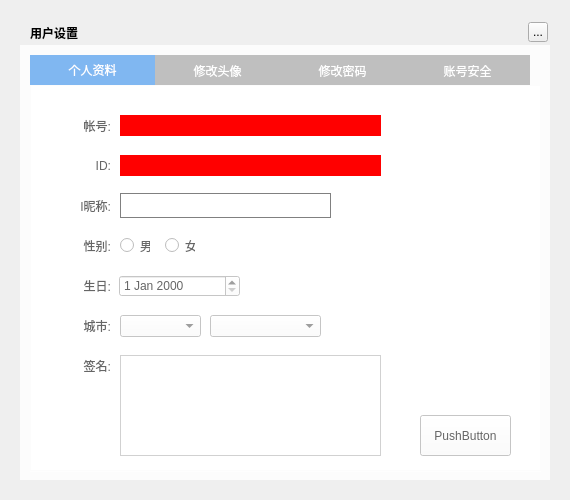
<?xml version="1.0" encoding="UTF-8"?>
<ui version="4.0">
 <class>MusicUserRecordWidget</class>
 <widget class="QWidget" name="MusicUserRecordWidget">
  <property name="geometry">
   <rect>
    <x>0</x>
    <y>0</y>
    <width>570</width>
    <height>500</height>
   </rect>
  </property>
  <property name="windowTitle">
   <string>Form</string>
  </property>
  <property name="styleSheet">
   <string notr="true"/>
  </property>
  <widget class="QLabel" name="background">
   <property name="geometry">
    <rect>
     <x>20</x>
     <y>20</y>
     <width>530</width>
     <height>460</height>
    </rect>
   </property>
   <property name="styleSheet">
    <string notr="true"/>
   </property>
   <property name="text">
    <string/>
   </property>
  </widget>
  <widget class="QLabel" name="topTitleName">
   <property name="geometry">
    <rect>
     <x>30</x>
     <y>20</y>
     <width>221</width>
     <height>25</height>
    </rect>
   </property>
   <property name="styleSheet">
    <string notr="true">color:&quot;#FFFFFF&quot;;font-weight:bold</string>
   </property>
   <property name="text">
    <string>用户设置 </string>
   </property>
  </widget>
  <widget class="QToolButton" name="topTitleCloseButton">
   <property name="geometry">
    <rect>
     <x>528</x>
     <y>22</y>
     <width>20</width>
     <height>20</height>
    </rect>
   </property>
   <property name="text">
    <string>...</string>
   </property>
  </widget>
  <widget class="QWidget" name="backgroundMask" native="true">
   <property name="geometry">
    <rect>
     <x>20</x>
     <y>45</y>
     <width>530</width>
     <height>435</height>
    </rect>
   </property>
   <property name="styleSheet">
    <string notr="true">background:rgba(255,255,255,200)</string>
   </property>
   <widget class="QTabWidget" name="tabWidget">
    <property name="geometry">
     <rect>
      <x>10</x>
      <y>10</y>
      <width>511</width>
      <height>417</height>
     </rect>
    </property>
    <property name="styleSheet">
     <string notr="true">QTabWidget{
    border:none;
}
QTabBar::tab {
	height:30px;
	width:125px;
    background-color: #BFBFBF;
    color: white;
}
QTabBar::tab:selected {
    background-color: #80B7F1;
    color: white
}</string>
    </property>
    <property name="currentIndex">
     <number>0</number>
    </property>
    <widget class="QWidget" name="tab">
     <property name="styleSheet">
      <string notr="true">
	color:#666666;</string>
     </property>
     <attribute name="title">
      <string>个人资料</string>
     </attribute>
     <widget class="QLabel" name="label_F">
      <property name="geometry">
       <rect>
        <x>50</x>
        <y>30</y>
        <width>31</width>
        <height>21</height>
       </rect>
      </property>
      <property name="styleSheet">
       <string notr="true"/>
      </property>
      <property name="text">
       <string>帐号:</string>
      </property>
      <property name="alignment">
       <set>Qt::AlignRight|Qt::AlignTrailing|Qt::AlignVCenter</set>
      </property>
     </widget>
     <widget class="QLabel" name="userNameLabel_F">
      <property name="geometry">
       <rect>
        <x>90</x>
        <y>30</y>
        <width>261</width>
        <height>21</height>
       </rect>
      </property>
      <property name="styleSheet">
       <string notr="true">background:red</string>
      </property>
      <property name="text">
       <string/>
      </property>
     </widget>
     <widget class="QLabel" name="label_2F">
      <property name="geometry">
       <rect>
        <x>50</x>
        <y>70</y>
        <width>31</width>
        <height>21</height>
       </rect>
      </property>
      <property name="text">
       <string>ID:</string>
      </property>
      <property name="alignment">
       <set>Qt::AlignRight|Qt::AlignTrailing|Qt::AlignVCenter</set>
      </property>
     </widget>
     <widget class="QLabel" name="userIDLabel_F">
      <property name="geometry">
       <rect>
        <x>90</x>
        <y>70</y>
        <width>261</width>
        <height>21</height>
       </rect>
      </property>
      <property name="styleSheet">
       <string notr="true">background:red</string>
      </property>
      <property name="text">
       <string/>
      </property>
     </widget>
     <widget class="QLabel" name="label_3F">
      <property name="geometry">
       <rect>
        <x>50</x>
        <y>110</y>
        <width>31</width>
        <height>21</height>
       </rect>
      </property>
      <property name="text">
       <string>I昵称:</string>
      </property>
      <property name="alignment">
       <set>Qt::AlignRight|Qt::AlignTrailing|Qt::AlignVCenter</set>
      </property>
     </widget>
     <widget class="QLabel" name="label_4F">
      <property name="geometry">
       <rect>
        <x>50</x>
        <y>150</y>
        <width>31</width>
        <height>21</height>
       </rect>
      </property>
      <property name="text">
       <string>性别:</string>
      </property>
      <property name="alignment">
       <set>Qt::AlignRight|Qt::AlignTrailing|Qt::AlignVCenter</set>
      </property>
     </widget>
     <widget class="QLabel" name="label_5F">
      <property name="geometry">
       <rect>
        <x>50</x>
        <y>190</y>
        <width>31</width>
        <height>21</height>
       </rect>
      </property>
      <property name="text">
       <string>生日:</string>
      </property>
      <property name="alignment">
       <set>Qt::AlignRight|Qt::AlignTrailing|Qt::AlignVCenter</set>
      </property>
     </widget>
     <widget class="QLabel" name="label_6F">
      <property name="geometry">
       <rect>
        <x>50</x>
        <y>230</y>
        <width>31</width>
        <height>21</height>
       </rect>
      </property>
      <property name="text">
       <string>城市:</string>
      </property>
      <property name="alignment">
       <set>Qt::AlignRight|Qt::AlignTrailing|Qt::AlignVCenter</set>
      </property>
     </widget>
     <widget class="QLabel" name="label_7F">
      <property name="geometry">
       <rect>
        <x>50</x>
        <y>270</y>
        <width>31</width>
        <height>21</height>
       </rect>
      </property>
      <property name="text">
       <string>签名:</string>
      </property>
      <property name="alignment">
       <set>Qt::AlignRight|Qt::AlignTrailing|Qt::AlignVCenter</set>
      </property>
     </widget>
     <widget class="QPushButton" name="confirmButton_F">
      <property name="geometry">
       <rect>
        <x>390</x>
        <y>330</y>
        <width>91</width>
        <height>41</height>
       </rect>
      </property>
      <property name="text">
       <string>PushButton</string>
      </property>
     </widget>
     <widget class="QLineEdit" name="nicknameEdit">
      <property name="geometry">
       <rect>
        <x>90</x>
        <y>108</y>
        <width>211</width>
        <height>25</height>
       </rect>
      </property>
      <property name="styleSheet">
       <string notr="true">QLineEdit{font-size:14px;color:#BFBFBF; font-weight:normal;border: 1px solid gray;}QLineEdit::hover{ border: 1px solid #AAAAFF;}</string>
      </property>
     </widget>
     <widget class="QRadioButton" name="maleRadioButton_F">
      <property name="geometry">
       <rect>
        <x>90</x>
        <y>153</y>
        <width>30</width>
        <height>15</height>
       </rect>
      </property>
      <property name="text">
       <string>男</string>
      </property>
     </widget>
     <widget class="QRadioButton" name="femaleRadioButton_F">
      <property name="geometry">
       <rect>
        <x>135</x>
        <y>153</y>
        <width>30</width>
        <height>15</height>
       </rect>
      </property>
      <property name="text">
       <string>女</string>
      </property>
     </widget>
     <widget class="QDateEdit" name="birthDateEdit_F">
      <property name="geometry">
       <rect>
        <x>89</x>
        <y>190</y>
        <width>121</width>
        <height>22</height>
       </rect>
      </property>
     </widget>
     <widget class="QComboBox" name="cityComboBox_F">
      <property name="geometry">
       <rect>
        <x>90</x>
        <y>230</y>
        <width>81</width>
        <height>22</height>
       </rect>
      </property>
     </widget>
     <widget class="QComboBox" name="countryComboBox_F">
      <property name="geometry">
       <rect>
        <x>180</x>
        <y>230</y>
        <width>111</width>
        <height>22</height>
       </rect>
      </property>
     </widget>
     <widget class="QTextEdit" name="signatureEdit_F">
      <property name="geometry">
       <rect>
        <x>90</x>
        <y>270</y>
        <width>261</width>
        <height>101</height>
       </rect>
      </property>
     </widget>
    </widget>
    <widget class="QWidget" name="tab_2">
     <property name="styleSheet">
      <string notr="true">
	color:#666666;</string>
     </property>
     <attribute name="title">
      <string>修改头像</string>
     </attribute>
     <widget class="QLabel" name="label_S">
      <property name="geometry">
       <rect>
        <x>20</x>
        <y>20</y>
        <width>141</width>
        <height>21</height>
       </rect>
      </property>
      <property name="text">
       <string>设置您喜爱的一个头像:</string>
      </property>
     </widget>
     <widget class="QLabel" name="label_2S">
      <property name="geometry">
       <rect>
        <x>40</x>
        <y>45</y>
        <width>341</width>
        <height>21</height>
       </rect>
      </property>
      <property name="text">
       <string>(请选择图片文件，最佳尺寸400X400，支持JPG,JPEG,PNG,GIF)</string>
      </property>
     </widget>
     <widget class="QLabel" name="label_3S">
      <property name="geometry">
       <rect>
        <x>50</x>
        <y>100</y>
        <width>200</width>
        <height>200</height>
       </rect>
      </property>
      <property name="styleSheet">
       <string notr="true">background:red</string>
      </property>
      <property name="text">
       <string>TextLabel</string>
      </property>
     </widget>
     <widget class="QLabel" name="label_4S">
      <property name="geometry">
       <rect>
        <x>320</x>
        <y>160</y>
        <width>100</width>
        <height>100</height>
       </rect>
      </property>
      <property name="styleSheet">
       <string notr="true">background:red</string>
      </property>
      <property name="text">
       <string>TextLabel</string>
      </property>
     </widget>
     <widget class="QLabel" name="label_5S">
      <property name="geometry">
       <rect>
        <x>330</x>
        <y>120</y>
        <width>61</width>
        <height>21</height>
       </rect>
      </property>
      <property name="text">
       <string>头像预览</string>
      </property>
     </widget>
     <widget class="QPushButton" name="confirmButton_S">
      <property name="geometry">
       <rect>
        <x>60</x>
        <y>320</y>
        <width>91</width>
        <height>41</height>
       </rect>
      </property>
      <property name="text">
       <string>PushButton</string>
      </property>
     </widget>
    </widget>
    <widget class="QWidget" name="tab_3">
     <property name="styleSheet">
      <string notr="true">QWidget{color:#666666;}
QLineEdit{font-size:14px;color:#BFBFBF; font-weight:normal;border: 1px solid gray;}QLineEdit::hover{ border: 1px solid #AAAAFF;}
</string>
     </property>
     <attribute name="title">
      <string>修改密码</string>
     </attribute>
     <widget class="QLabel" name="label_T">
      <property name="geometry">
       <rect>
        <x>50</x>
        <y>30</y>
        <width>51</width>
        <height>21</height>
       </rect>
      </property>
      <property name="text">
       <string>&lt;font color=&quot;#FF0000&quot;&gt;*&lt;/font&gt;原密码:</string>
      </property>
      <property name="alignment">
       <set>Qt::AlignRight|Qt::AlignTrailing|Qt::AlignVCenter</set>
      </property>
     </widget>
     <widget class="QLineEdit" name="originPwdEdit_T">
      <property name="geometry">
       <rect>
        <x>110</x>
        <y>30</y>
        <width>211</width>
        <height>25</height>
       </rect>
      </property>
     </widget>
     <widget class="QLabel" name="label_2T">
      <property name="geometry">
       <rect>
        <x>50</x>
        <y>80</y>
        <width>51</width>
        <height>21</height>
       </rect>
      </property>
      <property name="text">
       <string>&lt;font color=&quot;#FF0000&quot;&gt;*&lt;/font&gt;新密码:</string>
      </property>
      <property name="alignment">
       <set>Qt::AlignRight|Qt::AlignTrailing|Qt::AlignVCenter</set>
      </property>
     </widget>
     <widget class="QLineEdit" name="newPwdEdit_T">
      <property name="geometry">
       <rect>
        <x>110</x>
        <y>80</y>
        <width>211</width>
        <height>25</height>
       </rect>
      </property>
     </widget>
     <widget class="QLabel" name="label_3T">
      <property name="geometry">
       <rect>
        <x>40</x>
        <y>150</y>
        <width>61</width>
        <height>21</height>
       </rect>
      </property>
      <property name="text">
       <string>&lt;font color=&quot;#FF0000&quot;&gt;*&lt;/font&gt;确认密码:</string>
      </property>
      <property name="alignment">
       <set>Qt::AlignRight|Qt::AlignTrailing|Qt::AlignVCenter</set>
      </property>
     </widget>
     <widget class="QLineEdit" name="newCPwdEdit_T">
      <property name="geometry">
       <rect>
        <x>110</x>
        <y>150</y>
        <width>211</width>
        <height>25</height>
       </rect>
      </property>
     </widget>
     <widget class="QLineEdit" name="verificationCodeEdit_T">
      <property name="geometry">
       <rect>
        <x>110</x>
        <y>194</y>
        <width>81</width>
        <height>31</height>
       </rect>
      </property>
     </widget>
     <widget class="QLabel" name="label_4T">
      <property name="geometry">
       <rect>
        <x>50</x>
        <y>200</y>
        <width>51</width>
        <height>21</height>
       </rect>
      </property>
      <property name="text">
       <string>&lt;font color=&quot;#FF0000&quot;&gt;*&lt;/font&gt;验证码:</string>
      </property>
      <property name="alignment">
       <set>Qt::AlignRight|Qt::AlignTrailing|Qt::AlignVCenter</set>
      </property>
     </widget>
     <widget class="QPushButton" name="confirmButton_F_3">
      <property name="geometry">
       <rect>
        <x>110</x>
        <y>260</y>
        <width>91</width>
        <height>41</height>
       </rect>
      </property>
      <property name="text">
       <string>PushButton</string>
      </property>
     </widget>
    </widget>
    <widget class="QWidget" name="tab_4">
     <attribute name="title">
      <string>账号安全</string>
     </attribute>
    </widget>
   </widget>
  </widget>
  <zorder>background</zorder>
  <zorder>backgroundMask</zorder>
  <zorder>topTitleName</zorder>
  <zorder>topTitleCloseButton</zorder>
 </widget>
 <resources/>
 <connections/>
</ui>
